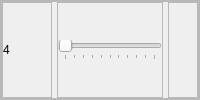
                              <widget class="QFrame" name="White4_Frame">
                               <property name="frameShape">
                                <enum>QFrame::StyledPanel</enum>
                               </property>
                               <property name="frameShadow">
                                <enum>QFrame::Raised</enum>
                               </property>
                               <layout class="QHBoxLayout" name="horizontalLayout_44">
                                <property name="spacing">
                                 <number>0</number>
                                </property>
                                <property name="leftMargin">
                                 <number>0</number>
                                </property>
                                <property name="topMargin">
                                 <number>0</number>
                                </property>
                                <property name="rightMargin">
                                 <number>0</number>
                                </property>
                                <property name="bottomMargin">
                                 <number>0</number>
                                </property>
                                <item>
                                 <widget class="QFrame" name="White4_frame">
                                  <property name="frameShape">
                                   <enum>QFrame::StyledPanel</enum>
                                  </property>
                                  <property name="frameShadow">
                                   <enum>QFrame::Raised</enum>
                                  </property>
                                  <layout class="QHBoxLayout" name="horizontalLayout_42">
                                   <property name="spacing">
                                    <number>5</number>
                                   </property>
                                   <property name="leftMargin">
                                    <number>0</number>
                                   </property>
                                   <property name="topMargin">
                                    <number>0</number>
                                   </property>
                                   <property name="rightMargin">
                                    <number>0</number>
                                   </property>
                                   <property name="bottomMargin">
                                    <number>0</number>
                                   </property>
                                   <item>
                                    <widget class="QFrame" name="White4_Display_frame">
                                     <property name="minimumSize">
                                      <size>
                                       <width>50</width>
                                       <height>0</height>
                                      </size>
                                     </property>
                                     <property name="maximumSize">
                                      <size>
                                       <width>50</width>
                                       <height>16777215</height>
                                      </size>
                                     </property>
                                     <property name="frameShape">
                                      <enum>QFrame::StyledPanel</enum>
                                     </property>
                                     <property name="frameShadow">
                                      <enum>QFrame::Raised</enum>
                                     </property>
                                     <layout class="QHBoxLayout" name="White4_toggleButton_layout">
                                      <property name="spacing">
                                       <number>0</number>
                                      </property>
                                      <property name="leftMargin">
                                       <number>0</number>
                                      </property>
                                      <property name="topMargin">
                                       <number>0</number>
                                      </property>
                                      <property name="rightMargin">
                                       <number>0</number>
                                      </property>
                                      <property name="bottomMargin">
                                       <number>0</number>
                                      </property>
                                      <item>
                                       <widget class="QLabel" name="White4_label">
                                        <property name="maximumSize">
                                         <size>
                                          <width>125</width>
                                          <height>16777215</height>
                                         </size>
                                        </property>
                                        <property name="text">
                                         <string>4</string>
                                        </property>
                                        <property name="alignment">
                                         <set>Qt::AlignLeading|Qt::AlignLeft|Qt::AlignVCenter</set>
                                        </property>
                                       </widget>
                                      </item>
                                     </layout>
                                    </widget>
                                   </item>
                                   <item>
                                    <widget class="QFrame" name="White4_Slider_frame">
                                     <property name="maximumSize">
                                      <size>
                                       <width>225</width>
                                       <height>16777215</height>
                                      </size>
                                     </property>
                                     <property name="frameShape">
                                      <enum>QFrame::StyledPanel</enum>
                                     </property>
                                     <property name="frameShadow">
                                      <enum>QFrame::Raised</enum>
                                     </property>
                                     <layout class="QHBoxLayout" name="horizontalLayout_43">
                                      <property name="spacing">
                                       <number>0</number>
                                      </property>
                                      <property name="leftMargin">
                                       <number>0</number>
                                      </property>
                                      <property name="topMargin">
                                       <number>0</number>
                                      </property>
                                      <property name="rightMargin">
                                       <number>0</number>
                                      </property>
                                      <property name="bottomMargin">
                                       <number>0</number>
                                      </property>
                                      <item>
                                       <widget class="QSlider" name="White4_Slider">
                                        <property name="maximum">
                                         <number>100</number>
                                        </property>
                                        <property name="sliderPosition">
                                         <number>0</number>
                                        </property>
                                        <property name="orientation">
                                         <enum>Qt::Horizontal</enum>
                                        </property>
                                        <property name="tickPosition">
                                         <enum>QSlider::TicksBelow</enum>
                                        </property>
                                        <property name="tickInterval">
                                         <number>10</number>
                                        </property>
                                       </widget>
                                      </item>
                                     </layout>
                                    </widget>
                                   </item>
                                   <item>
                                    <widget class="QFrame" name="White4_value_frame">
                                     <property name="minimumSize">
                                      <size>
                                       <width>30</width>
                                       <height>0</height>
                                      </size>
                                     </property>
                                     <property name="maximumSize">
                                      <size>
                                       <width>30</width>
                                       <height>16777215</height>
                                      </size>
                                     </property>
                                     <property name="frameShape">
                                      <enum>QFrame::StyledPanel</enum>
                                     </property>
                                     <property name="frameShadow">
                                      <enum>QFrame::Raised</enum>
                                     </property>
                                     <layout class="QHBoxLayout" name="horizontalLayout_30">
                                      <property name="spacing">
                                       <number>0</number>
                                      </property>
                                      <property name="leftMargin">
                                       <number>0</number>
                                      </property>
                                      <property name="topMargin">
                                       <number>0</number>
                                      </property>
                                      <property name="rightMargin">
                                       <number>0</number>
                                      </property>
                                      <property name="bottomMargin">
                                       <number>0</number>
                                      </property>
                                      <item>
                                       <widget class="QLabel" name="White4_Value">
                                        <property name="minimumSize">
                                         <size>
                                          <width>0</width>
                                          <height>0</height>
                                         </size>
                                        </property>
                                        <property name="maximumSize">
                                         <size>
                                          <width>16777215</width>
                                          <height>16777215</height>
                                         </size>
                                        </property>
                                        <property name="text">
                                         <string/>
                                        </property>
                                        <property name="alignment">
                                         <set>Qt::AlignCenter</set>
                                        </property>
                                       </widget>
                                      </item>
                                     </layout>
                                    </widget>
                                   </item>
                                  </layout>
                                 </widget>
                                </item>
                               </layout>
                              </widget>
